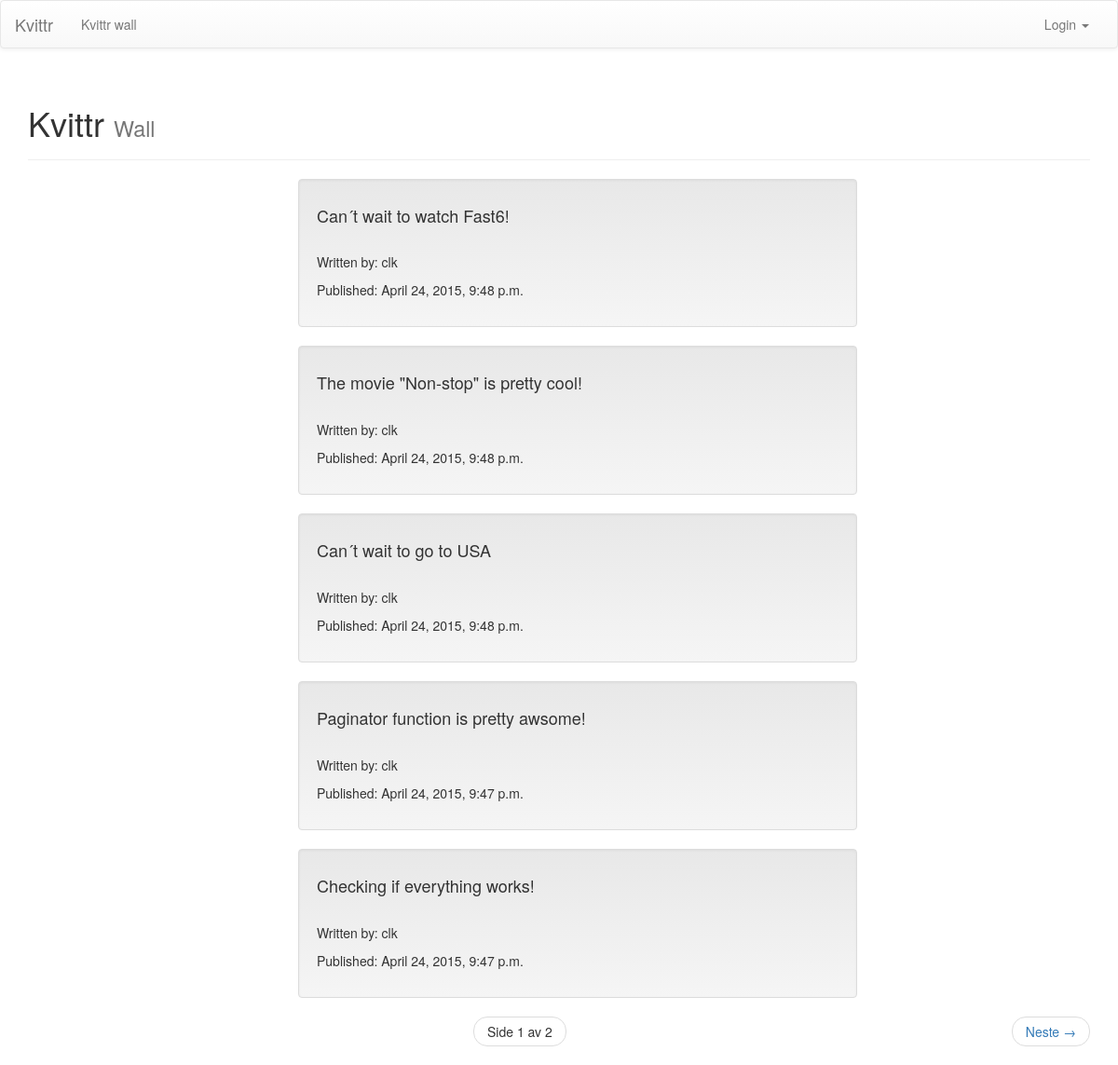
The app's page /kvittr_messages/ with its own data.
### kvittr_messages/models.py (models this page shows, shortened)
class Message(models.Model):
	message = models.TextField()
	created_by = models.ForeignKey(User, related_name="created_message")
	created_datetime = models.DateTimeField()
	likes = models.PositiveIntegerField(default=0)
	class Meta:
		ordering = ['-id']

### kvittr_messages/views.py (the view)
def message_listing(request):
	messages = Message.objects.all()
	page_number = request.GET.get('page')
	paginator = Paginator(messages, 5)
	try:
		messages = paginator.page(page_number)
	except PageNotAnInteger:
		messages = paginator.page(1)
	except EmptyPage:
		messages = paginator.page(paginator.num_pages)
	context = {'messages': messages}
	return render(request, 'kvittr_messages/message_listing.html', context)

### kvittr_messages/templates/kvittr_messages/message_listing.html (shortened to what this page needs)
{% extends 'theme/base.html' %}
{% block subheader %} Wall {% endblock %}
{% block pagecontent %}
        <ul>
        {% for message in messages %}
            <li class="well" style="list-style:none; width: 600px; margin-left: auto; margin-right: auto;">
                <h4>{{ message.message }}</h4>
                <br>
                <p> Written by: {{ message.created_by }} </p>
                <p> Published: {{ message.created_datetime}} </p>
            </li>
        {% endfor %}
    </ul>
    <nav>
        <ul class="pager">
                <li>
                    <span class="current">
                        Side {{ messages.number }} av {{ messages.paginator.num_pages }}
                    </span>
                </li>
            {% if messages.has_next %}
                <li class="next">
                    <a href="?page={{ messages.next_page_number }}">
                        Neste <span aria-hidden="true"> &rarr; </span>
                    </a>
                </li>
            {% endif %}
        </ul>
    </nav>
{% endblock %}

### records on screen
Message: message "Can´t wait to watch Fast6!", created_by "clk", created_datetime "April 24, 2015, 9:48 p.m."
Message: message "The movie \"Non-stop\" is pretty cool!", created_by "clk", created_datetime "April 24, 2015, 9:48 p.m."
Message: message "Can´t wait to go to USA", created_by "clk", created_datetime "April 24, 2015, 9:48 p.m."
Message: message "Paginator function is pretty awsome!", created_by "clk", created_datetime "April 24, 2015, 9:47 p.m."
Message: message "Checking if everything works!", created_by "clk", created_datetime "April 24, 2015, 9:47 p.m."

### other values on screen
{{ messages.number }} "1"
{{ messages.paginator.num_pages }} "2"
